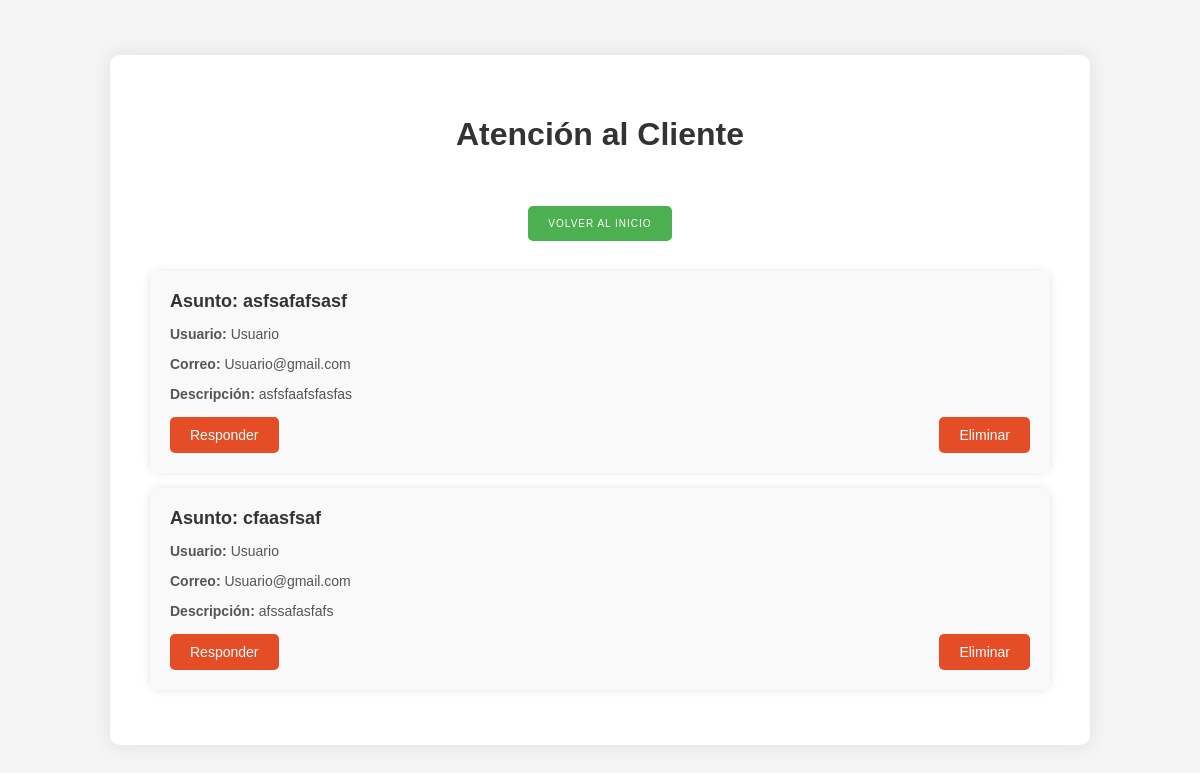
Page /menu/operador.php (signed in) on the committed database.
### tables this page shows
CREATE TABLE `atencionalcliente` (
  `id` int(11) NOT NULL AUTO_INCREMENT,
  `Usuario` varchar(30) NOT NULL,
  `Asunto` varchar(500) NOT NULL,
  `Descripcion` text DEFAULT NULL,
  PRIMARY KEY (`id`)
);

CREATE TABLE `usuarios` (
  `Usuario` varchar(50) NOT NULL,
  `Correo` varchar(100) NOT NULL,
  `Contraseña` varchar(255) NOT NULL,
  `Cargo` enum('Admin','Usuario','Operador') NOT NULL DEFAULT 'Usuario',
  PRIMARY KEY (`Usuario`),
  UNIQUE KEY `Correo` (`Correo`)
);

### menu/operador.php (the view, shortened to what this page needs)
<?php
$host = 'localhost';
$dbname = 'smartstep';
$username = 'root';
$password = '';
$conn = new mysqli($host, $username, $password, $dbname);
$tickets = [];
$sql = "SELECT atencionAlCliente.ID, atencionAlCliente.Asunto, atencionAlCliente.Descripcion, atencionAlCliente.Usuario, usuarios.Correo
        FROM atencionAlCliente
        JOIN usuarios ON atencionAlCliente.Usuario = usuarios.Usuario";
$result = $conn->query($sql);
if ($result && $result->num_rows > 0) {
    while ($row = $result->fetch_assoc()) {
        $tickets[] = $row;
    }
} else {
}
?>
<!DOCTYPE html>
<html lang="es">
<head>
    <link rel="stylesheet" href="https://cdnjs.cloudflare.com/ajax/libs/font-awesome/6.0.0/css/all.min.css">
</head>
<body>
    <div class="container">
        <h1>Atención al Cliente</h1>
        <div class="container2"><a href="../index.php" class="back-button">Volver al Inicio</a></div>
        <?php foreach ($tickets as $ticket): ?>
            <div class="ticket">
                <h3>Asunto: <?php echo htmlspecialchars($ticket['Asunto']); ?></h3>
                <p><strong>Usuario:</strong> <?php echo htmlspecialchars($ticket['Usuario']); ?></p>
                <p><strong>Correo:</strong> <?php echo htmlspecialchars($ticket['Correo']); ?></p>
                <p><strong>Descripción:</strong> <?php echo htmlspecialchars($ticket['Descripcion']); ?></p>
                <div class="buttons">
                    <a href="mailto:<?php echo htmlspecialchars($ticket['Correo']); ?>?subject=Respuesta%20a%20tu%20ticket%20de%20atención" style="text-decoration: none;">
                        <button type="button">Responder</button>
                    </a>
                    <form method="POST" action="" style="margin: 0;">
                        <button type="submit" name="eliminar">Eliminar</button>
                    </form>
                </div>
            </div>
        <?php endforeach; ?>
    </div>
</body>
</html>

### menu/operador.php (style rules this page uses)
body { margin: 0; padding: 0; font-family: Arial, sans-serif; background-color: #f5f5f5; height: 100vh; display: flex; justify-content: center; align-items: center; }
.container { background-color: white; padding: 40px; border-radius: 10px; box-shadow: 0 0 20px rgba(0, 0, 0, 0.1); width: 100%; max-width: 900px; overflow-y: auto; max-height: 80vh; }
.container2 { padding: 40px; border-radius: 10px; text-align: center; }
h1 { text-align: center; color: #333; margin-bottom: 20px; }
.ticket { background-color: #f9f9f9; padding: 20px; margin-bottom: 15px; border-radius: 8px; box-shadow: 0 0 10px rgba(0, 0, 0, 0.1); }
.ticket h3 { margin: 0; font-size: 18px; color: #333; }
.ticket p { font-size: 14px; color: #555; }
.buttons { display: flex; justify-content: space-between; margin-top: 15px; }
.buttons button { padding: 10px 20px; border: none; border-radius: 5px; background-color: #e44d26; color: white; font-size: 14px; cursor: pointer; transition: background-color 0.3s; }
.back-button { margin-top: 30px; text-align: center; padding: 12px 20px; background-color: #4CAF50; color: white; border: none; border-radius: 5px; font-size: 10px; text-transform: uppercase; cursor: pointer; letter-spacing: 1px; text-decoration: none; }

### rows in the picture
atencionalcliente: Asunto "asfsafafsasf", Usuario "Usuario", usuarios.Correo "Usuario@gmail.com", Descripcion "asfsfaafsfasfas"
atencionalcliente: Asunto "cfaasfsaf", Usuario "Usuario", usuarios.Correo "Usuario@gmail.com", Descripcion "afssafasfafs"
